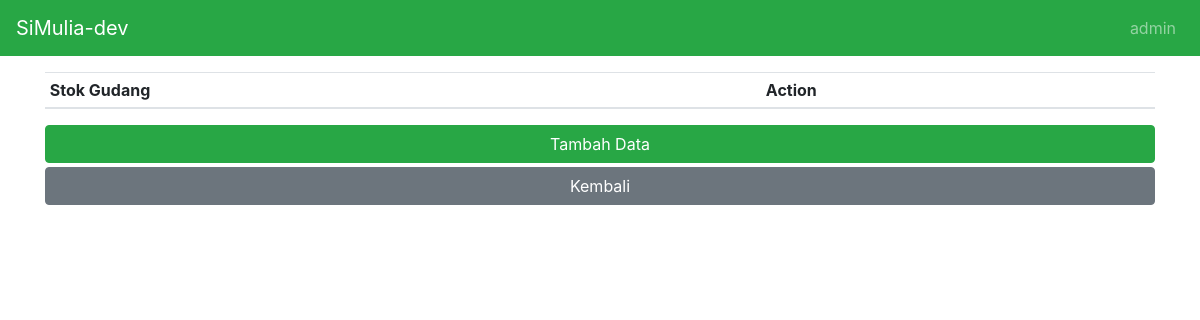
The page /warehousestock_list (signed in) on the database as committed earlier.
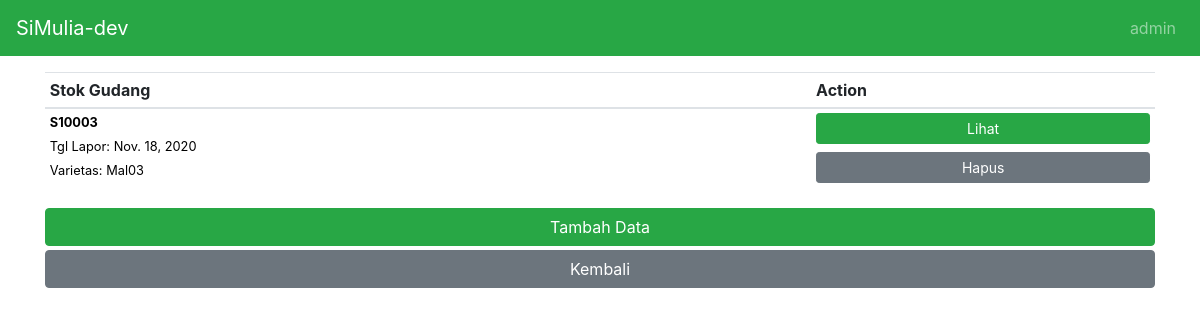
The same page on the database as committed later.
### simuliaapp/models.py (models this page shows, shortened)
class Warehousestock(models.Model):
    stockid = models.CharField(db_column='stockid', max_length=50, blank=False, verbose_name='Stock ID')
    variety = models.ForeignKey(Variety, on_delete=models.CASCADE, verbose_name='Varietas')
    start_weight = models.FloatField(db_column='start_weight', blank=False,  verbose_name='Stok Awal (kg)')
    out_weight = models.FloatField(db_column='out_weight', blank=False,  verbose_name='Keluar (kg)')
    end_weight = models.FloatField(db_column='end_weight', blank=False,  verbose_name='Stok Akhir (kg)')
    created_date = models.DateField( blank=True, default=datetime.now, verbose_name='Tanggal Laporan')
    class Meta:
        db_table = 'warehousestock'
        verbose_name = 'Stok Gudang PS'
        verbose_name_plural = 'Stok Gudang PS'

class Variety(models.Model):
    name = models.CharField(db_column='name', max_length=50, blank=False, verbose_name='Nama Varietas')
    description = models.TextField(db_column='description', max_length=200, blank=False, verbose_name='Deskripsi')
    class Meta:
        db_table = 'variety'
        verbose_name = 'Varietas'
        verbose_name_plural = 'Varietas'
    def __str__(self):
        return self.name

### simuliaapp/views.py (the view)
# urls.py: path('warehousestock_list', views.warehousestockList, name='warehousestock_list'),
@login_required
def warehousestockList(request):
    warehousestocks = Warehousestock.objects.all()
    return render(request,'pages/warehousestock_list.html',{'warehousestocks':warehousestocks})

### simuliaapp/templates/pages/warehousestock_list.html (shortened to what this page needs)
{% extends 'layout/app.html' %}
{% load static %}
{% block body %}
<div id="content-wrapper">
    <div class="container">
        <table class="table datatable display table-sm" id="warehousestock-list">
            <thead >
                <tr>
                    <th>Stok Gudang</th>
                    <th>Action</th>
                </tr>
            </thead>
            <tbody>
                {%for warehousestock in warehousestocks%}
                <tr>
                    <td>
                        <div class="link">
                            <p class="media-body mb-0 lh-125 border-gray">
                                <small>
                                    <strong class="d-block text-gray-dark">{{warehousestock.stockid}}</strong>
                                    Tgl Lapor: {{warehousestock.created_date}}
                                    </br> Varietas: {{warehousestock.variety}}
                                </small>
                            </p>
                        </div>
                    </td>
                    <td>
                        <a type="button" class="btn btn-success mb-1 btn-block btn-sm"
                            href="/warehousestock_detail/{{ warehousestock.id }}">Lihat</a>
                        <button type="button" class="btn btn-secondary mb-1 btn-block btn-sm" data-toggle="modal"
                            data-target="#exampleModal" data-id="{{ warehousestock.id }}"
                            data-stockid="{{ warehousestock.stockid }}">
                            Hapus
                        </button>
                    </td>
                </tr>
                {%endfor%}
            </tbody>
        </table>
        <a type="button" class="btn btn-success btn-block mt-1" href="{%url 'warehousestock_create' %}">Tambah Data</a>
        <a type="button" class="btn btn-secondary btn-block mt-1" href="{%url 'home' %}">Kembali</a>
    </div>
</div>
{% endblock %}

Rows that differ between the two databases and show on the page:
added Warehousestock: stockid "S10003", created_date "Nov. 18, 2020", variety "Mal03"
